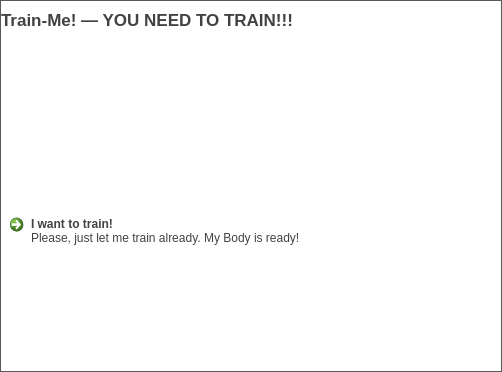
<?xml version="1.0" encoding="UTF-8"?>
<ui version="4.0">
 <class>IntenseNotifyMessage</class>
 <widget class="QFrame" name="IntenseNotifyMessage">
  <property name="geometry">
   <rect>
    <x>0</x>
    <y>0</y>
    <width>502</width>
    <height>372</height>
   </rect>
  </property>
  <property name="styleSheet">
   <string notr="true">#IntenseNotifyMessage {
	border: 1px solid #585858;
	background: #FFFFFF;
}
QFrame[frameShape=&quot;4&quot;] {
	color: #585858;
}
QLabel {
	color: #424242;
}
QCommandLinkButton {
	color: #424242;
}</string>
  </property>
  <property name="frameShape">
   <enum>QFrame::Box</enum>
  </property>
  <layout class="QVBoxLayout" name="verticalLayout" stretch="0,0,0">
   <property name="spacing">
    <number>0</number>
   </property>
   <property name="leftMargin">
    <number>0</number>
   </property>
   <property name="topMargin">
    <number>0</number>
   </property>
   <property name="rightMargin">
    <number>0</number>
   </property>
   <property name="bottomMargin">
    <number>0</number>
   </property>
   <item>
    <layout class="QHBoxLayout" name="horizontalLayout" stretch="0,0">
     <item>
      <widget class="QLabel" name="label">
       <property name="font">
        <font>
         <pointsize>13</pointsize>
         <weight>75</weight>
         <bold>true</bold>
        </font>
       </property>
       <property name="text">
        <string>&lt;html&gt;&lt;head/&gt;&lt;body&gt;&lt;p&gt;Train-Me! — YOU NEED TO TRAIN!!!&lt;/p&gt;&lt;/body&gt;&lt;/html&gt;</string>
       </property>
       <property name="margin">
        <number>9</number>
       </property>
      </widget>
     </item>
     <item>
      <widget class="QToolButton" name="closeButton">
       <property name="icon">
        <iconset resource="trainme_winremsvc_res.qrc">
         <normaloff>:/icons/close.ico</normaloff>:/icons/close.ico</iconset>
       </property>
       <property name="iconSize">
        <size>
         <width>32</width>
         <height>32</height>
        </size>
       </property>
       <property name="autoRaise">
        <bool>true</bool>
       </property>
      </widget>
     </item>
    </layout>
   </item>
   <item>
    <widget class="QLabel" name="label_3">
     <property name="text">
      <string/>
     </property>
     <property name="pixmap">
      <pixmap resource="trainme_winremsvc_res.qrc">:/icons/motivate.png</pixmap>
     </property>
     <property name="alignment">
      <set>Qt::AlignCenter</set>
     </property>
    </widget>
   </item>
   <item>
    <layout class="QHBoxLayout" name="horizontalLayout_2">
     <property name="leftMargin">
      <number>1</number>
     </property>
     <property name="topMargin">
      <number>1</number>
     </property>
     <property name="rightMargin">
      <number>1</number>
     </property>
     <property name="bottomMargin">
      <number>1</number>
     </property>
     <item>
      <widget class="QCommandLinkButton" name="startTrainButton">
       <property name="text">
        <string>I want to train!</string>
       </property>
       <property name="description">
        <string>Please, just let me train already. My Body is ready!</string>
       </property>
      </widget>
     </item>
    </layout>
   </item>
  </layout>
 </widget>
 <resources>
  <include location="trainme_winremsvc_res.qrc"/>
 </resources>
 <connections/>
</ui>
